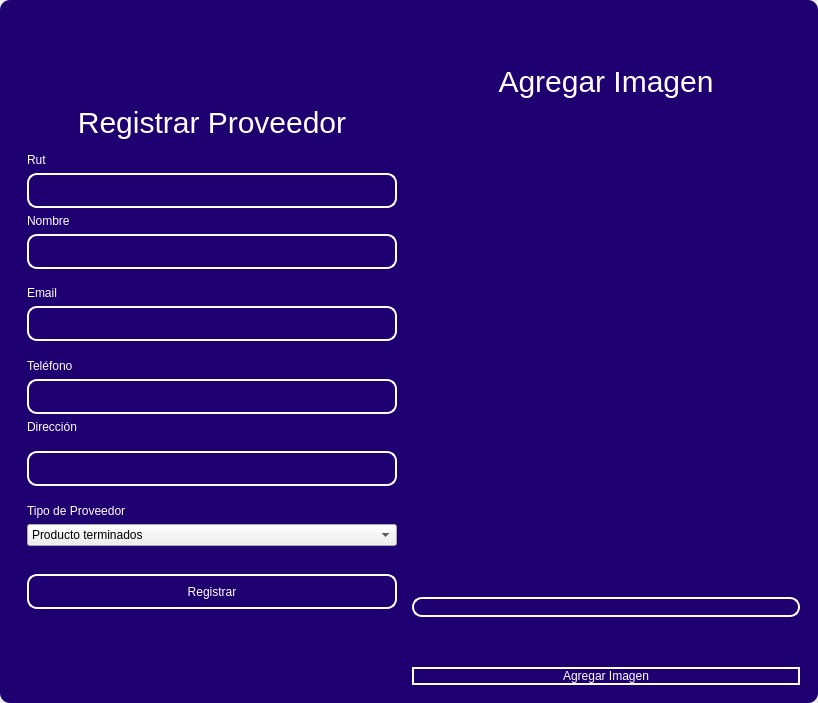
<?xml version="1.0" encoding="UTF-8"?>
<ui version="4.0">
 <class>MainWindow</class>
 <widget class="QMainWindow" name="MainWindow">
  <property name="geometry">
   <rect>
    <x>0</x>
    <y>0</y>
    <width>818</width>
    <height>703</height>
   </rect>
  </property>
  <property name="windowTitle">
   <string>MainWindow</string>
  </property>
  <property name="styleSheet">
   <string notr="true"/>
  </property>
  <widget class="QWidget" name="centralwidget">
   <property name="styleSheet">
    <string notr="true"/>
   </property>
   <layout class="QVBoxLayout" name="verticalLayout">
    <property name="spacing">
     <number>0</number>
    </property>
    <property name="leftMargin">
     <number>0</number>
    </property>
    <property name="topMargin">
     <number>0</number>
    </property>
    <property name="rightMargin">
     <number>0</number>
    </property>
    <property name="bottomMargin">
     <number>0</number>
    </property>
    <item>
     <widget class="QFrame" name="frame">
      <property name="enabled">
       <bool>true</bool>
      </property>
      <property name="styleSheet">
       <string notr="true">QFrame {
	border-radius:10px;
	background-color:#1E0070;
 }
</string>
      </property>
      <property name="frameShape">
       <enum>QFrame::StyledPanel</enum>
      </property>
      <property name="frameShadow">
       <enum>QFrame::Raised</enum>
      </property>
      <layout class="QVBoxLayout" name="verticalLayout_2">
       <item>
        <widget class="QFrame" name="frame_superior">
         <property name="minimumSize">
          <size>
           <width>0</width>
           <height>40</height>
          </size>
         </property>
         <property name="maximumSize">
          <size>
           <width>16777215</width>
           <height>40</height>
          </size>
         </property>
         <property name="styleSheet">
          <string notr="true">QPushButton{
border-radius:18px;
}

QPushButton:hover{
	background-color: rgb(0, 0, 0);
}
</string>
         </property>
         <property name="frameShape">
          <enum>QFrame::StyledPanel</enum>
         </property>
         <property name="frameShadow">
          <enum>QFrame::Raised</enum>
         </property>
         <layout class="QHBoxLayout" name="horizontalLayout_3">
          <property name="spacing">
           <number>4</number>
          </property>
          <property name="leftMargin">
           <number>0</number>
          </property>
          <property name="topMargin">
           <number>0</number>
          </property>
          <property name="rightMargin">
           <number>0</number>
          </property>
          <property name="bottomMargin">
           <number>0</number>
          </property>
          <item>
           <widget class="QPushButton" name="btn_icon">
            <property name="text">
             <string/>
            </property>
            <property name="iconSize">
             <size>
              <width>40</width>
              <height>40</height>
             </size>
            </property>
           </widget>
          </item>
          <item>
           <spacer name="horizontalSpacer_2">
            <property name="orientation">
             <enum>Qt::Horizontal</enum>
            </property>
            <property name="sizeHint" stdset="0">
             <size>
              <width>443</width>
              <height>20</height>
             </size>
            </property>
           </spacer>
          </item>
          <item>
           <widget class="QPushButton" name="bt_minimizar">
            <property name="minimumSize">
             <size>
              <width>38</width>
              <height>38</height>
             </size>
            </property>
            <property name="maximumSize">
             <size>
              <width>38</width>
              <height>38</height>
             </size>
            </property>
            <property name="cursor">
             <cursorShape>PointingHandCursor</cursorShape>
            </property>
            <property name="text">
             <string/>
            </property>
            <property name="icon">
             <iconset>
              <normaloff>image/minus.svg</normaloff>image/minus.svg</iconset>
            </property>
            <property name="iconSize">
             <size>
              <width>38</width>
              <height>38</height>
             </size>
            </property>
           </widget>
          </item>
          <item>
           <widget class="QPushButton" name="bt_maximizar">
            <property name="minimumSize">
             <size>
              <width>38</width>
              <height>38</height>
             </size>
            </property>
            <property name="maximumSize">
             <size>
              <width>38</width>
              <height>38</height>
             </size>
            </property>
            <property name="cursor">
             <cursorShape>PointingHandCursor</cursorShape>
            </property>
            <property name="text">
             <string/>
            </property>
            <property name="icon">
             <iconset>
              <normaloff>image/chevron-up.svg</normaloff>image/chevron-up.svg</iconset>
            </property>
            <property name="iconSize">
             <size>
              <width>38</width>
              <height>38</height>
             </size>
            </property>
           </widget>
          </item>
          <item>
           <widget class="QPushButton" name="bt_restaurar">
            <property name="minimumSize">
             <size>
              <width>38</width>
              <height>38</height>
             </size>
            </property>
            <property name="maximumSize">
             <size>
              <width>38</width>
              <height>38</height>
             </size>
            </property>
            <property name="cursor">
             <cursorShape>PointingHandCursor</cursorShape>
            </property>
            <property name="text">
             <string/>
            </property>
            <property name="icon">
             <iconset>
              <normaloff>image/chevron-down.svg</normaloff>image/chevron-down.svg</iconset>
            </property>
            <property name="iconSize">
             <size>
              <width>38</width>
              <height>38</height>
             </size>
            </property>
           </widget>
          </item>
          <item>
           <widget class="QPushButton" name="bt_cerrar">
            <property name="minimumSize">
             <size>
              <width>38</width>
              <height>38</height>
             </size>
            </property>
            <property name="maximumSize">
             <size>
              <width>38</width>
              <height>38</height>
             </size>
            </property>
            <property name="cursor">
             <cursorShape>PointingHandCursor</cursorShape>
            </property>
            <property name="text">
             <string/>
            </property>
            <property name="icon">
             <iconset>
              <normaloff>image/x.svg</normaloff>image/x.svg</iconset>
            </property>
            <property name="iconSize">
             <size>
              <width>38</width>
              <height>38</height>
             </size>
            </property>
           </widget>
          </item>
         </layout>
        </widget>
       </item>
       <item>
        <widget class="QFrame" name="frame_3">
         <property name="styleSheet">
          <string notr="true">QLabel {
	color: rgb(255, 255, 254);
	font: 12pt &quot;Arial&quot;;
	background-color: rgba(0, 0, 0,0);
}

QTextEdit{
background-color: rgba(0, 0, 0,0);
border-radius:10px; 
font: 12pt &quot;Arial&quot;;
color: rgb(255, 255, 254);
border: 2px solid  rgb(255, 255, 255);

}

QTextEdit:hover{
background-color: rgba(0, 0, 0,0);
border-radius:10px; 
font: 12pt &quot;Arial&quot;;
border: 2px solid  rgb(120, 0, 171);
}

QTextEdit:focus{
background-color: rgb(0, 0, 0);
border-radius:10px; 
font: 12pt &quot;Arial&quot;;
border: 2px solid rgb(120, 0, 171);
}

QLineEdit{
background-color: rgba(0, 0, 0,0);
border-radius:10px; 
font: 12pt &quot;Arial&quot;;
color: rgb(255, 255, 254);
border: 2px solid  rgb(255, 255, 255);

}

QLineEdit:hover{
background-color: rgba(0, 0, 0,0);
border-radius:10px; 
font: 12pt &quot;Arial&quot;;
border: 2px solid  rgb(120, 0, 171);
}

QLineEdit:focus{
background-color: rgb(0, 0, 0);
border-radius:10px; 
font: 12pt &quot;Arial&quot;;
border: 2px solid rgb(120, 0, 171);
}

QCheckBox{
	font: 12pt &quot;Arial&quot;;
	color: rgb(255, 255, 255);
}

QCheckBox::indicator {
    width: 18px;
    height:18px;
}

QCheckBox::indicator:unchecked {
   background-image: url(image/square.svg);
}

QCheckBox::indicator:checked {
   background-image: url(image/check-square.svg);
}

QPushButton{
border-radius:10px; 
font: 12pt &quot;Arial&quot;;
color: rgb(255, 255, 254);
border: 2px solid #ffffff;
}

QPushButton:hover{
border-radius:10px; 
font: 12pt &quot;Arial&quot;;
color: rgb(255, 255, 255);
border: 2px solid rgb(120, 0, 171);
	background-color: rgb(120, 0, 171);
}
</string>
         </property>
         <property name="frameShape">
          <enum>QFrame::StyledPanel</enum>
         </property>
         <property name="frameShadow">
          <enum>QFrame::Raised</enum>
         </property>
         <layout class="QHBoxLayout" name="horizontalLayout_4">
          <item>
           <layout class="QVBoxLayout" name="verticalLayout_4">
            <item>
             <spacer name="verticalSpacer">
              <property name="orientation">
               <enum>Qt::Vertical</enum>
              </property>
              <property name="sizeHint" stdset="0">
               <size>
                <width>28</width>
                <height>28</height>
               </size>
              </property>
             </spacer>
            </item>
            <item>
             <widget class="QFrame" name="frame_4">
              <property name="maximumSize">
               <size>
                <width>400</width>
                <height>600</height>
               </size>
              </property>
              <property name="styleSheet">
               <string notr="true">QLabel {
	color: rgb(255, 255, 254);
	font: 12pt &quot;Arial&quot;;
	background-color: rgba(0, 0, 0,0);
}


QLineEdit{
background-color: rgba(0, 0, 0,0);
border-radius:10px; 
font: 12pt &quot;Arial&quot;;
color: rgb(255, 255, 254);
border: 2px solid  rgb(255, 255, 255);

}

QLineEdit:hover{
background-color: rgba(0, 0, 0,0);
border-radius:10px; 
font: 12pt &quot;Arial&quot;;
border: 2px solid  rgb(120, 0, 171);
}

QLineEdit:focus{
background-color: rgb(0, 0, 0);
border-radius:10px; 
font: 12pt &quot;Arial&quot;;
border: 2px solid rgb(120, 0, 171);
}

QCheckBox{
	font: 12pt &quot;Arial&quot;;
	color: rgb(255, 255, 255);
}

QCheckBox::indicator {
    width: 18px;
    height:18px;
}

QCheckBox::indicator:unchecked {
   background-image: url(image/square.svg);
}

QCheckBox::indicator:checked {
   background-image: url(image/check-square.svg);
}

QPushButton{
border-radius:10px; 
font: 12pt &quot;Arial&quot;;
color: rgb(255, 255, 254);
border: 2px solid #ffffff;
}

QPushButton:hover{
border-radius:10px; 
font: 12pt &quot;Arial&quot;;
color: rgb(255, 255, 255);
border: 2px solid rgb(120, 0, 171);
	background-color: rgb(120, 0, 171);
}
</string>
              </property>
              <property name="frameShape">
               <enum>QFrame::StyledPanel</enum>
              </property>
              <property name="frameShadow">
               <enum>QFrame::Raised</enum>
              </property>
              <layout class="QVBoxLayout" name="verticalLayout_3">
               <item>
                <spacer name="verticalSpacer_3">
                 <property name="orientation">
                  <enum>Qt::Vertical</enum>
                 </property>
                 <property name="sizeHint" stdset="0">
                  <size>
                   <width>20</width>
                   <height>40</height>
                  </size>
                 </property>
                </spacer>
               </item>
               <item>
                <widget class="QLabel" name="label_3">
                 <property name="minimumSize">
                  <size>
                   <width>100</width>
                   <height>50</height>
                  </size>
                 </property>
                 <property name="styleSheet">
                  <string notr="true">font-size: 30px</string>
                 </property>
                 <property name="text">
                  <string>Registrar Proveedor</string>
                 </property>
                 <property name="alignment">
                  <set>Qt::AlignCenter</set>
                 </property>
                </widget>
               </item>
               <item>
                <widget class="QLabel" name="label_6">
                 <property name="text">
                  <string>Rut</string>
                 </property>
                </widget>
               </item>
               <item>
                <widget class="QLineEdit" name="ruttxt">
                 <property name="minimumSize">
                  <size>
                   <width>0</width>
                   <height>35</height>
                  </size>
                 </property>
                </widget>
               </item>
               <item>
                <widget class="QLabel" name="label_4">
                 <property name="text">
                  <string>Nombre</string>
                 </property>
                </widget>
               </item>
               <item>
                <widget class="QLineEdit" name="nametxt">
                 <property name="minimumSize">
                  <size>
                   <width>0</width>
                   <height>35</height>
                  </size>
                 </property>
                 <property name="text">
                  <string/>
                 </property>
                </widget>
               </item>
               <item>
                <spacer name="verticalSpacer_4">
                 <property name="orientation">
                  <enum>Qt::Vertical</enum>
                 </property>
                 <property name="sizeHint" stdset="0">
                  <size>
                   <width>20</width>
                   <height>40</height>
                  </size>
                 </property>
                </spacer>
               </item>
               <item>
                <widget class="QLabel" name="label_5">
                 <property name="text">
                  <string>Email</string>
                 </property>
                </widget>
               </item>
               <item>
                <widget class="QLineEdit" name="emailtxt">
                 <property name="minimumSize">
                  <size>
                   <width>0</width>
                   <height>35</height>
                  </size>
                 </property>
                 <property name="maximumSize">
                  <size>
                   <width>16777215</width>
                   <height>16777215</height>
                  </size>
                 </property>
                 <property name="echoMode">
                  <enum>QLineEdit::Normal</enum>
                 </property>
                </widget>
               </item>
               <item>
                <spacer name="verticalSpacer_5">
                 <property name="orientation">
                  <enum>Qt::Vertical</enum>
                 </property>
                 <property name="sizeHint" stdset="0">
                  <size>
                   <width>20</width>
                   <height>40</height>
                  </size>
                 </property>
                </spacer>
               </item>
               <item>
                <widget class="QLabel" name="label">
                 <property name="text">
                  <string>Teléfono</string>
                 </property>
                </widget>
               </item>
               <item>
                <widget class="QLineEdit" name="phonetxt">
                 <property name="minimumSize">
                  <size>
                   <width>0</width>
                   <height>35</height>
                  </size>
                 </property>
                </widget>
               </item>
               <item>
                <widget class="QLabel" name="label_2">
                 <property name="text">
                  <string>Dirección</string>
                 </property>
                </widget>
               </item>
               <item>
                <spacer name="verticalSpacer_6">
                 <property name="orientation">
                  <enum>Qt::Vertical</enum>
                 </property>
                 <property name="sizeHint" stdset="0">
                  <size>
                   <width>20</width>
                   <height>40</height>
                  </size>
                 </property>
                </spacer>
               </item>
               <item>
                <widget class="QLineEdit" name="addresstxt">
                 <property name="minimumSize">
                  <size>
                   <width>0</width>
                   <height>35</height>
                  </size>
                 </property>
                </widget>
               </item>
               <item>
                <spacer name="verticalSpacer_10">
                 <property name="orientation">
                  <enum>Qt::Vertical</enum>
                 </property>
                 <property name="sizeHint" stdset="0">
                  <size>
                   <width>20</width>
                   <height>40</height>
                  </size>
                 </property>
                </spacer>
               </item>
               <item>
                <widget class="QLabel" name="label_7">
                 <property name="text">
                  <string>Tipo de Proveedor</string>
                 </property>
                </widget>
               </item>
               <item>
                <widget class="QComboBox" name="typecombobox">
                 <item>
                  <property name="text">
                   <string>Producto terminados</string>
                  </property>
                 </item>
                 <item>
                  <property name="text">
                   <string>Materias primas</string>
                  </property>
                 </item>
                 <item>
                  <property name="text">
                   <string>Servicios</string>
                  </property>
                 </item>
                 <item>
                  <property name="text">
                   <string>Equipo o Maquinaria</string>
                  </property>
                 </item>
                 <item>
                  <property name="text">
                   <string>Transporte y lógisitica</string>
                  </property>
                 </item>
                 <item>
                  <property name="text">
                   <string>Insumos generales</string>
                  </property>
                 </item>
                </widget>
               </item>
               <item>
                <spacer name="verticalSpacer_9">
                 <property name="orientation">
                  <enum>Qt::Vertical</enum>
                 </property>
                 <property name="sizeHint" stdset="0">
                  <size>
                   <width>20</width>
                   <height>50</height>
                  </size>
                 </property>
                </spacer>
               </item>
               <item>
                <widget class="QPushButton" name="btn_add">
                 <property name="minimumSize">
                  <size>
                   <width>0</width>
                   <height>35</height>
                  </size>
                 </property>
                 <property name="cursor">
                  <cursorShape>PointingHandCursor</cursorShape>
                 </property>
                 <property name="text">
                  <string>Registrar</string>
                 </property>
                </widget>
               </item>
               <item>
                <spacer name="verticalSpacer_7">
                 <property name="orientation">
                  <enum>Qt::Vertical</enum>
                 </property>
                 <property name="sizeHint" stdset="0">
                  <size>
                   <width>20</width>
                   <height>40</height>
                  </size>
                 </property>
                </spacer>
               </item>
               <item>
                <layout class="QHBoxLayout" name="horizontalLayout_2"/>
               </item>
               <item>
                <spacer name="verticalSpacer_8">
                 <property name="orientation">
                  <enum>Qt::Vertical</enum>
                 </property>
                 <property name="sizeHint" stdset="0">
                  <size>
                   <width>20</width>
                   <height>40</height>
                  </size>
                 </property>
                </spacer>
               </item>
               <item>
                <layout class="QHBoxLayout" name="horizontalLayout">
                 <item>
                  <spacer name="horizontalSpacer">
                   <property name="orientation">
                    <enum>Qt::Horizontal</enum>
                   </property>
                   <property name="sizeHint" stdset="0">
                    <size>
                     <width>40</width>
                     <height>20</height>
                    </size>
                   </property>
                  </spacer>
                 </item>
                </layout>
               </item>
              </layout>
             </widget>
            </item>
            <item>
             <spacer name="verticalSpacer_2">
              <property name="orientation">
               <enum>Qt::Vertical</enum>
              </property>
              <property name="sizeHint" stdset="0">
               <size>
                <width>20</width>
                <height>40</height>
               </size>
              </property>
             </spacer>
            </item>
           </layout>
          </item>
          <item>
           <layout class="QVBoxLayout" name="verticalLayout_5">
            <property name="spacing">
             <number>50</number>
            </property>
            <property name="leftMargin">
             <number>0</number>
            </property>
            <property name="rightMargin">
             <number>0</number>
            </property>
            <item>
             <widget class="QLabel" name="label_8">
              <property name="maximumSize">
               <size>
                <width>16777215</width>
                <height>100</height>
               </size>
              </property>
              <property name="styleSheet">
               <string notr="true">font-size: 30px;
color: rgb(255, 255, 255);</string>
              </property>
              <property name="text">
               <string>Agregar Imagen</string>
              </property>
              <property name="alignment">
               <set>Qt::AlignCenter</set>
              </property>
             </widget>
            </item>
            <item>
             <layout class="QHBoxLayout" name="horizontalLayout_5">
              <item>
               <spacer name="verticalSpacer_12">
                <property name="orientation">
                 <enum>Qt::Vertical</enum>
                </property>
                <property name="sizeHint" stdset="0">
                 <size>
                  <width>20</width>
                  <height>40</height>
                 </size>
                </property>
               </spacer>
              </item>
              <item>
               <widget class="QLabel" name="image_label">
                <property name="maximumSize">
                 <size>
                  <width>100</width>
                  <height>100</height>
                 </size>
                </property>
                <property name="text">
                 <string/>
                </property>
               </widget>
              </item>
              <item>
               <spacer name="verticalSpacer_11">
                <property name="orientation">
                 <enum>Qt::Vertical</enum>
                </property>
                <property name="sizeHint" stdset="0">
                 <size>
                  <width>20</width>
                  <height>40</height>
                 </size>
                </property>
               </spacer>
              </item>
             </layout>
            </item>
            <item>
             <widget class="QLineEdit" name="imagetxt">
              <property name="enabled">
               <bool>false</bool>
              </property>
             </widget>
            </item>
            <item>
             <widget class="QPushButton" name="btn_add_image">
              <property name="cursor">
               <cursorShape>PointingHandCursor</cursorShape>
              </property>
              <property name="text">
               <string>Agregar Imagen</string>
              </property>
             </widget>
            </item>
           </layout>
          </item>
         </layout>
        </widget>
       </item>
      </layout>
     </widget>
    </item>
   </layout>
  </widget>
 </widget>
 <resources/>
 <connections/>
</ui>
